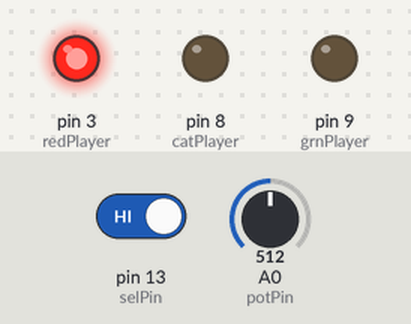
The sketch below on a simulated Arduino Uno, built with avr-gcc and run on an emulated ATmega328P. Shown: output pins drawn as LEDs (lit = HIGH). Inputs (shaded band) come from the test bench; at power-on: pin 13 (selPin) HIGH, A0 (potPin) = 512. Pins used as bus, display or sensor lines are not drawn.

Above: at 1.5 s.
1.6 s: pin 13 (selPin) driven LOW
At 4.1 s:
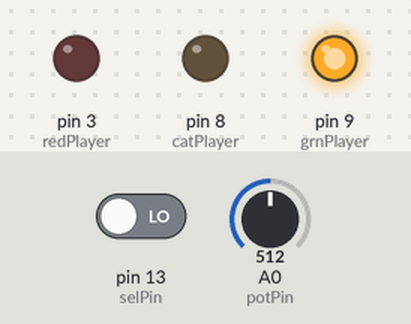
5.1 s: pin 13 (selPin) driven HIGH
At 5.1 s:
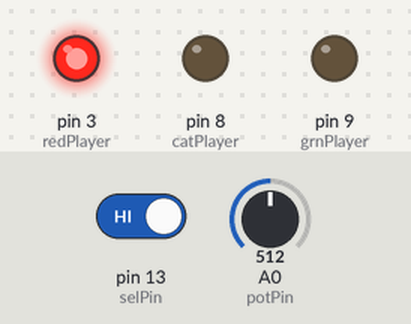
Timing chart, 0 to 8.1 s (numbered marks = the images above; inputs shaded):
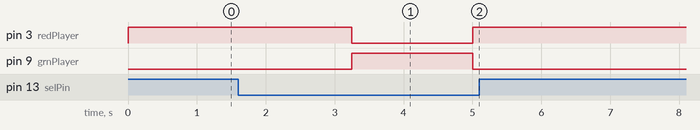

The sketch:

full_program_bicolor.ino
```cpp
/*
  Full program in process
*/


//initializes all variables/matrix
// anodes
int redRow[] = {0,5,10};
int grnRow[] = {1,6,11};
// cathodes
int col[] = {2,7,12};

//all spots open
int openBoard[2][2];
//selected bulbs will display in this array
int selBoard[2][2];
//number of spots left in int form
int spotsLeft = 9;

//value for select button
int selVal = 0;
int selPin = 13;

//Potentiometer selector
int potPin = A0;
int potVal = 0;

//counter for player identity
int player = 0;

//player indicator led
//not totally necessary if worst comes to worst
int redPlayer = 3;
int grnPlayer = 9;
int catPlayer = 8;

//used to determine how long the bulb stays on while selecting
const int time = 500;

//clears the board
void allOff()
{
  for (int i=0;i<3;i++)
  {
    digitalWrite(redRow[i], LOW);
    digitalWrite(grnRow[i], LOW);
    digitalWrite(col[i], HIGH);
  }
}

//increments player counter to switch between red and green
void changePlayer()
{
  player++;
  if (chkPlayer() == 0)
    {
      digitalWrite(redPlayer, HIGH);
      digitalWrite(grnPlayer, LOW);
    }
  else
  {
    digitalWrite(redPlayer, LOW);
    digitalWrite(grnPlayer, HIGH);
  }
}

//used to check players turn
int chkPlayer()
{
  int result = player % 2;
  return result;
}

//clears the board and resets the player
void fullReset()
{
  allOff();
  player = 0;
  spotsLeft = 9;
}

//check to see if button is used to select position, changes turns
void checkSelect(int vert, int horiz)
{
  selVal = digitalRead(selPin);
  if (selVal == LOW)
  {
    if (chkPlayer() == 0)
    {
      digitalWrite(redRow[vert], HIGH);
      digitalWrite(col[horiz], LOW);
      delay(time * 2);
    }
    else
    {
      digitalWrite(grnRow[vert], HIGH);
      digitalWrite(col[horiz], LOW);
      delay(time * 2);
    }
    //change back when hold matrix works
    //spotsLeft--;
    changePlayer();

  }

}

//better written ledSelect, includes permanent written bits
//IN PROGRESS
//Can't get it to scroll through all the options. Problem with loop?
void newledSelect()
{
  int horiz = 0;
  int vert = 0;
  int increment = 0;

  potVal = analogRead(potPin);
  increment = (1023 / spotsLeft);

  int valBin[spotsLeft];
  for (int i=0; i < spotsLeft; i++)
  {
    valBin[i] = ((increment * i) + increment);
  }

  int j = 0;
  while (potVal < valBin[j])
  {
    //code to find the coordinates of the potVal
    horiz++;
    if (horiz == 3)
    {
      vert++;
      horiz = 0;
    }
    if (vert == 3)
    {
      vert = 0;
    }

    j++;
  }

    if (chkPlayer() == 0)
    {
      digitalWrite(redRow[vert], HIGH);
      digitalWrite(col[horiz], LOW);
    }
    else
    {
      digitalWrite(grnRow[vert], HIGH);
      digitalWrite(col[horiz], LOW);
    }

  checkSelect(vert, horiz);

  delay(time);
}


//used to select the pin based on the potentiometer reading
void ledSelect()
{
  int horiz = 0;
  int vert = 0;

  potVal = analogRead(potPin);
  if (potVal < 110)
    {
      vert = 0;
      horiz = 0;
    }
  else if (potVal < 220)
    {
      vert = 0;
      horiz = 1;
    }
  else if (potVal < 330)
    {
      vert = 0;
      horiz = 2;
    }
  else if (potVal < 440)
    {
      vert = 1;
      horiz = 0;
    }
  else if (potVal < 550)
    {
      vert = 1;
      horiz = 1;
    }
  else if (potVal < 660)
    {
      vert = 1;
      horiz = 2;
    }
  else if (potVal < 770)
    {
      vert = 2;
      horiz = 0;
    }
  else if (potVal < 880)
    {
      vert = 2;
      horiz = 1;
    }
  else
    {
      vert = 2;
      horiz = 2;
    }

  if (chkPlayer() == 0)
  {
    digitalWrite(redRow[vert], HIGH);
    digitalWrite(col[horiz], LOW);
  }
  else
  {
    digitalWrite(grnRow[vert], HIGH);
    digitalWrite(col[horiz], LOW);
  }

  checkSelect(vert, horiz);

  delay(time);
}


//initialization
void setup()
{
  pinMode(selPin, INPUT);

  pinMode(redPlayer, OUTPUT);
  pinMode(grnPlayer, OUTPUT);
  pinMode(catPlayer, OUTPUT);


  for (int i=0; i<3; i++)
  {
    for (int j=0; j<3; j++)
    {
      openBoard[i][j] = 0;
      selBoard[i][j] = 0;
    }
    pinMode(redRow[i], OUTPUT);
    pinMode(grnRow[i], OUTPUT);
    pinMode(col[i], OUTPUT);
  }

  digitalWrite(redPlayer, HIGH);
  digitalWrite(catPlayer, LOW);
  allOff();
}

//main gameplay loop
void loop()
{

  newledSelect();

  //remove allOff once solid matrix is working
  allOff();
  delay(time / 2);

}
```

Measured:
- after the input at 1.6 s, pin 3 (redPlayer): HIGH → LOW after 1.7 s, → HIGH 1.8 s later; pin 9 (grnPlayer): LOW → HIGH after 1.7 s, → LOW 1.8 s later
- after the input at 5.1 s, pin 3 (redPlayer): stops changing and stays HIGH; pin 9 (grnPlayer): stops changing and stays LOW
